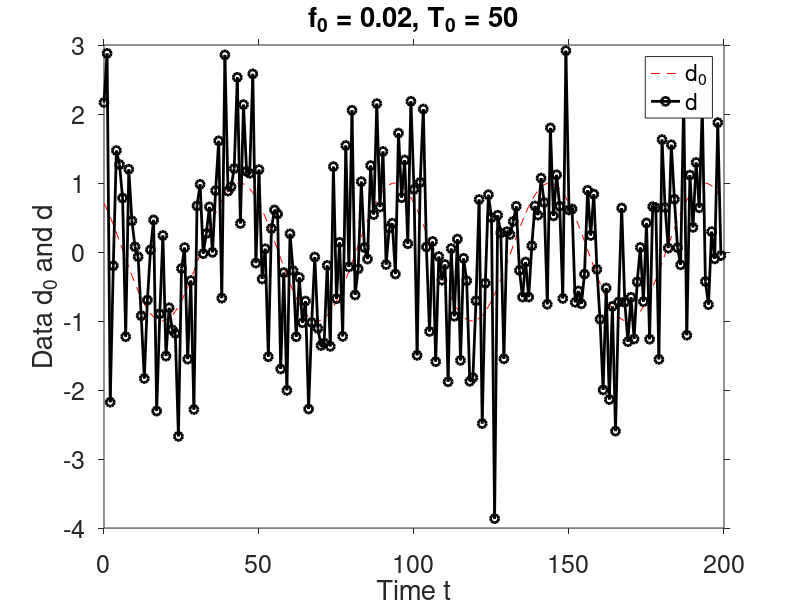
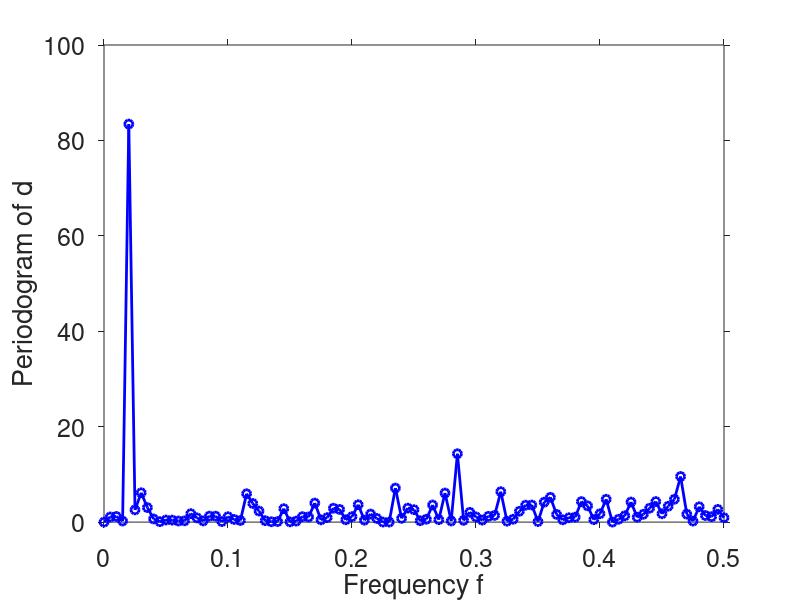

Reproduce these figures in MATLAB, in order.
% fftdemo
%
% Demonstrate how frequencies and coefficients are ordered in a fft

clearvars;  % clear variables

% parameters to play with
N=200;  % number of data points
deltat=1;  % sampling interval of d0 and d=d0+e
t=deltat*(0:N-1)';  % time coordinate
T0=deltat*N/4;  % period of sinusoidal d0
f0=1/T0;  % frequency of d0
phi=pi/4;  % phase of d0
sigmae=1;  % standard deviation of data errors e

% sinusoidal d0
d0=cos(2*pi*f0*t+phi);

% data d = d0 + data errors e, where e is normally distributed noise with a
% mean = zero and standard deviation = sigmae
e=sigmae*randn(N,1); 
d=d0+e;
d=d-mean(d);  % make sure d has zero mean

% plot d0 and d
figure(1);
plot(t,d0,'r--',t,d,'ko-','LineWidth',2);
title(sprintf('f_0 = %g, T_0 = %g',f0,T0));
legend('d_0','d');
xlabel('Time t');
ylabel('Data d_0 and d');
set(gca,'FontSize',18,'TickDir','out');

% compute vector of N +ve and -ve frequencies
fNyq=1/(2*deltat);  % Nyquist frequency
Npos=N/2+1;  % number of +ve frequencies
fpos=linspace(0,fNyq,Npos)';
fneg=flipud(-fpos(2:N/2));
f=[fpos; fneg];

% compute Fourier transform of d
ftd=fft(d);

% compute normalized periodogram pg (+ve and -ve frequencies)
pg=(1/N)*abs(ftd).^2;  % abs() returns the magnitude of complex numbers

% compute periodogram for positive frequencies only
pgpos=pg(1:N/2+1);  % take pg from f=0 to Nyquist
pgpos(2:N/2)=2*pgpos(2:N/2);  % add contribution from -ve frequencies

% plot periodogram
figure(2);
plot(fpos,pgpos,'bo-','LineWidth',2);
xlabel('Frequency f');
ylabel('Periodogram of d');
set(gca,'FontSize',18,'TickDir','out');


